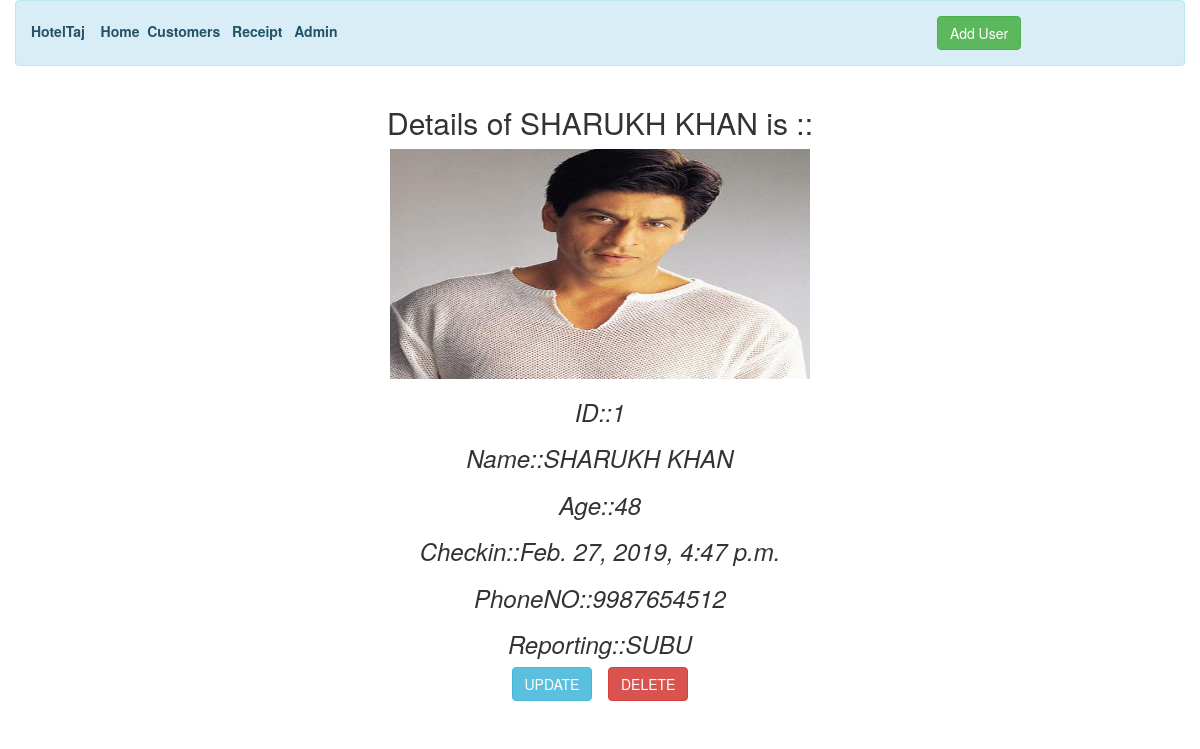
The app's page /customer/1/ with its own data.
### hotelapp/models.py (models this page shows, shortened)
class Customer(models.Model):
     name = models.CharField(max_length=256,blank=False)
     age = models.PositiveIntegerField()
     checkin = models.DateTimeField(auto_now=True,blank=True)
     phoneno = models.PositiveIntegerField()
     idproof = models.ImageField()
     reporting = models.ForeignKey(Manager,on_delete=models.CASCADE)
     Choices = (
         ('Normal','NORMAL'),
         ('Ac','AC'),
         ('Non-ac','NON-AC'),
         ('Delux','DELUX'),
         ('Delux Pro','DELUX PRO'),
         ('Super Delux','SUPER DELUX'),
         ('Suite','SUITE')
    )
     room = models.CharField(max_length=25,choices=Choices,null=True)
     Select = (
         ('net banking','Net banking'),
         ('debit card','Debit Card'),
         ('credit card','Credit Card'),
         ('paytm','PayTm')
     )
     payment_mode = models.CharField(max_length=20,choices=Select,null=True)

class Manager(models.Model):
     name = models.CharField(max_length=256,blank=False)
     designation = models.CharField(max_length=25,blank=False)
     def __str__(self):
         return self.name

### hotelapp/views.py (the view)
# urls.py: re_path(r'^customer/(?P<pk>\d+)/$',views.Detail.as_view(),name='detail'),
class Detail(DetailView):
    model = Customer
    template_name = 'detail.html'

### templates/detail.html (shortened to what this page needs)
{% extends 'base.html' %}
{% block content %}
<html lang="en">
<head>
</head>
<body>
<div class="container" align="center">
    <div class="jumbotorn">
    <h2>Details of {{customer.name}} is ::</h2>
    <img src="{{customer.idproof.url}}" width="420" height="230" align="center">
        <em><h3>ID::{{customer.id}}</h3></em>
    <em><h3>Name::{{customer.name}}</h3></em>
<em><h3>Age::{{customer.age}}</h3></em>
<em><h3>Checkin::{{customer.checkin}}</h3></em>
    <em><h3>PhoneNO::{{customer.phoneno}}</h3></em>
<em><h3>Reporting::{{customer.reporting}}</h3></em>
    <a href="{% url 'hotelapp:update' pk=customer.id %}"><button type="button" class="btn btn-info">UPDATE</button></a>&nbsp;&nbsp;&nbsp;
    <a href="{% url 'hotelapp:delete' pk=customer.id %}"><button type="button" class="btn btn-danger">DELETE</button></a><br/><br/>
   </div>
</div>
</body>
{% endblock %}

### records on screen
Customer: name "SHARUKH KHAN", idproof (picture), id "1", age "48", checkin "Feb. 27, 2019, 4:47 p.m.", phoneno "9987654512", reporting "SUBU"
